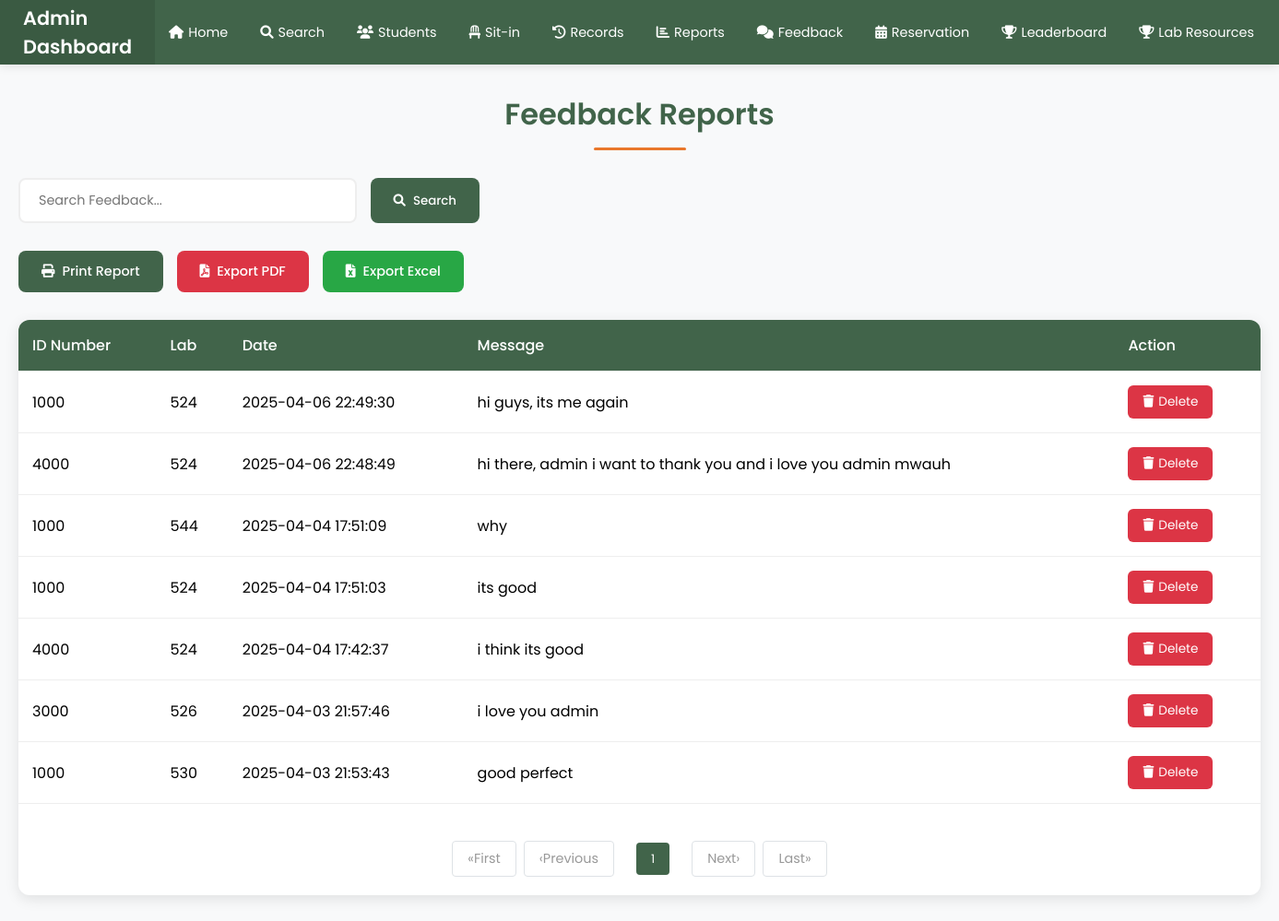
The page /feedback_report (signed in) on the database as committed earlier.
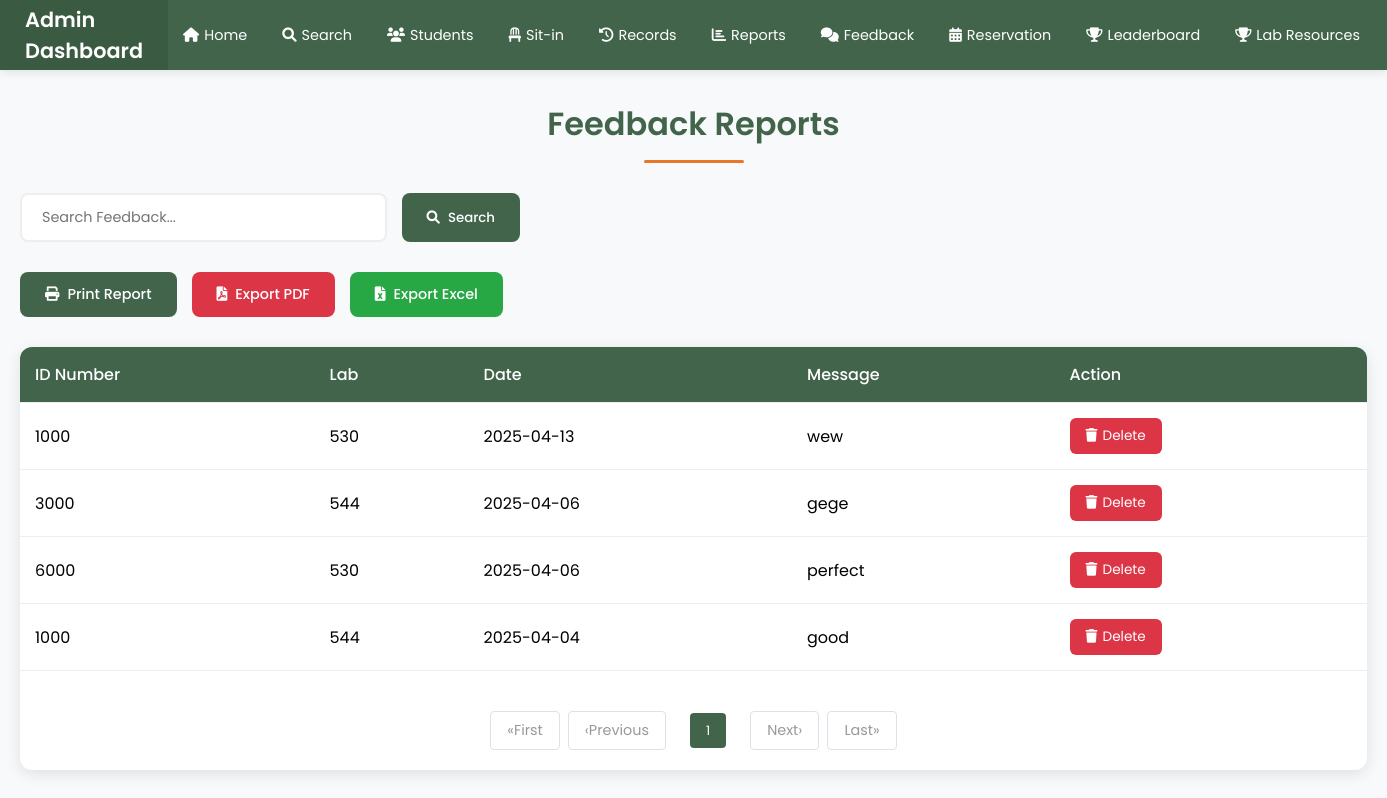
The same page on the database as committed later.
### tables this page shows
CREATE TABLE feedback (
            id INTEGER PRIMARY KEY AUTOINCREMENT,
            id_number TEXT NOT NULL,
            lab TEXT NOT NULL,
            feedback_text TEXT NOT NULL,
            submitted_on DATETIME NOT NULL,
            status TEXT DEFAULT 'pending',
            FOREIGN KEY (id_number) REFERENCES users(idno)
        );

### app.py (the view)
@app.route('/feedback_report')
def feedback_report():
    if 'admin_username' not in session:
        flash("Admin access required!", "danger")
        return redirect(url_for('admin_login'))
    conn = sqlite3.connect('users.db')
    cursor = conn.cursor()
    cursor.execute("""
        SELECT
            f.id,
            f.id_number,
            f.lab,
            f.submitted_on,
            f.feedback_text,
            COALESCE(f.status, 'pending') as status
        FROM feedback f
        ORDER BY f.submitted_on DESC
    """)
    feedbacks = cursor.fetchall()
    feedback_list = []
    for f in feedbacks:
        feedback_list.append({
            'id': f[0],
            'id_number': f[1],
            'lab': f[2] or 'Not specified',  # Provide default value if lab is NULL
            'date': f[3],
            'message': f[4],
            'status': f[5]
        })
    conn.close()
    return render_template('feedback_report.html', feedbacks=feedback_list)

### templates/feedback_report.html (shortened to what this page needs)
<!DOCTYPE html>
<html lang="en">
<head>
    <link rel="stylesheet" href="https://cdnjs.cloudflare.com/ajax/libs/font-awesome/6.0.0/css/all.min.css">
</head>
<body>
    <div class="navbar">
        <div class="logo">Admin Dashboard</div>
        <ul class="nav-links">
            <li><a href="{{ url_for('admin_dashboard') }}"><i class="fas fa-home"></i> Home</a></li>
            <li><a href="{{ url_for('search') }}"><i class="fas fa-search"></i> Search</a></li>
            <li><a href="{{ url_for('students') }}"><i class="fas fa-users"></i> Students</a></li>
            <li><a href="{{ url_for('current_sit_in') }}"><i class="fas fa-chair"></i> Sit-in</a></li>
            <li><a href="{{ url_for('sit_in_records') }}"><i class="fas fa-history"></i> Records</a></li>
            <li><a href="{{ url_for('sit_in_report') }}"><i class="fas fa-chart-bar"></i> Reports</a></li>
            <li><a href="{{ url_for('feedback_report') }}"><i class="fas fa-comments"></i> Feedback</a></li>
            <li><a href="{{ url_for('reservation') }}"><i class="fas fa-calendar-alt"></i> Reservation</a></li>
            <li><a href="{{ url_for('leaderboard') }}"><i class="fas fa-trophy"></i> Leaderboard</a></li>
            <li><a href="{{ url_for('admin_resources') }}"><i class="fas fa-trophy"></i>Lab Resources</a></li>
        </ul>
        <div class="logout-container">
        </div>
    </div>
    <div class="container">
        <h1 class="page-title">Feedback Reports</h1>
        <div class="search-box">
            <input type="text" id="feedback-search" placeholder="Search Feedback..." />
            <button onclick="searchFeedback()">
                <i class="fas fa-search"></i>
                Search
            </button>
        </div>
        <div class="export-buttons">
            <button class="export-btn print-btn" onclick="printReport()">
                <i class="fas fa-print"></i>
                Print Report
            </button>
            <button class="export-btn pdf-btn" onclick="exportToPDF()">
                <i class="fas fa-file-pdf"></i>
                Export PDF
            </button>
            <button class="export-btn excel-btn" onclick="exportToExcel()">
                <i class="fas fa-file-excel"></i>
                Export Excel
            </button>
        </div>
        <div class="table-container">
            <table>
                <thead>
                    <tr>
                        <th>ID Number</th>
                        <th>Lab</th>
                        <th>Date</th>
                        <th>Message</th>
                        <th>Action</th>
                    </tr>
                </thead>
                <tbody id="feedback-table">
                    {% for feedback in feedbacks %}
                    <tr data-feedback-id="{{ feedback.id }}" data-status="{{ feedback.status }}">
                        <td>{{ feedback.id_number }}</td>
                        <td>{{ feedback.lab }}</td>
                        <td>{{ feedback.date }}</td>
                        <td>{{ feedback.message }}</td>
                        <td>
                            <button class="delete-btn" onclick="deleteFeedback('{{ feedback.id }}')">
                                <i class="fas fa-trash"></i>
                                Delete
                            </button>
                        </td>
                    </tr>
                    {% endfor %}
                </tbody>
            </table>
            <div class="pagination">
                <span class="first" onclick="changePage(1)">First</span>
                <span class="prev" onclick="changePage(currentPage - 1)">Previous</span>
                <span id="page-numbers"></span>
                <span class="next" onclick="changePage(currentPage + 1)">Next</span>
                <span class="last" onclick="changePage(totalPages)">Last</span>
            </div>
        </div>
    </div>
</body>
</html>

### templates/feedback_report.html (style rules this page uses)
* { margin: 0; padding: 0; box-sizing: border-box; font-family: 'Poppins', sans-serif; }
body { background: #f8f9fa; min-height: 100vh; }
.navbar { background: #41644A; padding: 0; display: flex; justify-content: space-between; align-items: center; box-shadow: 0 2px 10px rgba(0, 0, 0, 0.1); height: 70px; position: sticky; top: 0; z-index: 1000; }
.logo { font-size: 1.3em; font-weight: 600; color: white; padding: 0 25px; display: flex; align-items: center; height: 100%; background: rgba(0, 0, 0, 0.1); }
.nav-links { display: flex; align-items: center; list-style: none; margin: 0; height: 100%; padding: 0; flex-grow: 1; justify-content: center; gap: 5px; }
.nav-links li { height: 100%; }
.nav-links a { color: white; text-decoration: none; padding: 0 15px; font-size: 0.9em; height: 100%; display: flex; align-items: center; transition: all 0.3s ease; white-space: nowrap; position: relative; gap: 5px; }
.nav-links a::after { content: ''; position: absolute; bottom: 0; left: 50%; transform: translateX(-50%); width: 0; height: 3px; background: #E9772B; transition: width 0.3s ease; }
.logout-container { padding: 0 15px; height: 100%; display: flex; align-items: center; }
.container { max-width: 1400px; margin: 30px auto; padding: 0 20px; }
.page-title { color: #41644A; font-size: 2em; font-weight: 600; margin-bottom: 30px; text-align: center; position: relative; padding-bottom: 15px; }
.page-title::after { content: ''; position: absolute; bottom: 0; left: 50%; transform: translateX(-50%); width: 100px; height: 3px; background: #E9772B; border-radius: 3px; }
.search-box { display: flex; gap: 15px; margin-bottom: 30px; max-width: 500px; }
.search-box input { flex: 1; padding: 12px 20px; border: 2px solid #eee; border-radius: 8px; font-size: 0.9em; transition: all 0.3s ease; }
.search-box button { background: #41644A; color: white; padding: 12px 25px; border: none; border-radius: 8px; cursor: pointer; font-weight: 500; transition: all 0.3s ease; display: inline-flex; align-items: center; gap: 8px; }
.table-container { background: white; border-radius: 12px; box-shadow: 0 4px 15px rgba(0, 0, 0, 0.1); overflow: hidden; margin-top: 20px; }
table { width: 100%; border-collapse: collapse; }
th, td { padding: 15px; text-align: left; border-bottom: 1px solid #eee; }
th { background: #41644A; color: white; font-weight: 500; position: sticky; top: 0; z-index: 1; }
.approve-btn, .reject-btn, .delete-btn { padding: 8px 16px; border-radius: 6px; font-size: 0.85em; color: white; cursor: pointer; border: none; transition: all 0.3s ease; display: inline-flex; align-items: center; gap: 5px; }
.delete-btn { background: #dc3545; }
.export-buttons { display: flex; gap: 15px; margin-bottom: 30px; flex-wrap: wrap; }
.export-btn { padding: 12px 25px; border: none; border-radius: 8px; cursor: pointer; font-weight: 500; transition: all 0.3s ease; display: inline-flex; align-items: center; gap: 8px; font-size: 0.9em; color: white; }
.print-btn { background: #41644A; }
.pdf-btn { background: #dc3545; }
.excel-btn { background: #28a745; }
.pagination { display: flex; justify-content: center; align-items: center; margin-top: 20px; gap: 8px; padding: 20px 0; }
.pagination span { padding: 8px 16px; text-decoration: none; border-radius: 4px; color: #666; cursor: pointer; font-size: 0.9em; min-width: 42px; text-align: center; }
.pagination .first, .pagination .prev, .pagination .next, .pagination .last { background: white; border: 1px solid #dee2e6; }
.pagination .disabled { color: #999; border-color: #dee2e6; pointer-events: none; }
.pagination .first::before { content: "« "; }
.pagination .prev::before { content: "‹ "; }
.pagination .next::after { content: " ›"; }
.pagination .last::after { content: " »"; }
.pagination .first::before, .pagination .prev::before, .pagination .next::after, .pagination .last::after { display: inline-block; color: inherit; }

Rows that differ between the two databases and show on the page:
removed feedback: id_number "1000", lab "524", date "2025-04-06 22:49:30", message "hi guys, its me again"
removed feedback: id_number "4000", lab "524", date "2025-04-06 22:48:49", message "hi there, admin i want to thank you and i love you admin mwauh"
removed feedback: id_number "1000", lab "544", date "2025-04-04 17:51:09", message "why"
removed feedback: id_number "1000", lab "524", date "2025-04-04 17:51:03", message "its good"
removed feedback: id_number "4000", lab "524", date "2025-04-04 17:42:37", message "i think its good"
removed feedback: id_number "3000", lab "526", date "2025-04-03 21:57:46", message "i love you admin"
removed feedback: id_number "1000", lab "530", date "2025-04-03 21:53:43", message "good perfect"
added feedback: id_number "1000", lab "530", date "2025-04-13", message "wew"
added feedback: id_number "3000", lab "544", date "2025-04-06", message "gege"
added feedback: id_number "6000", lab "530", date "2025-04-06", message "perfect"
added feedback: id_number "1000", lab "544", date "2025-04-04", message "good"
